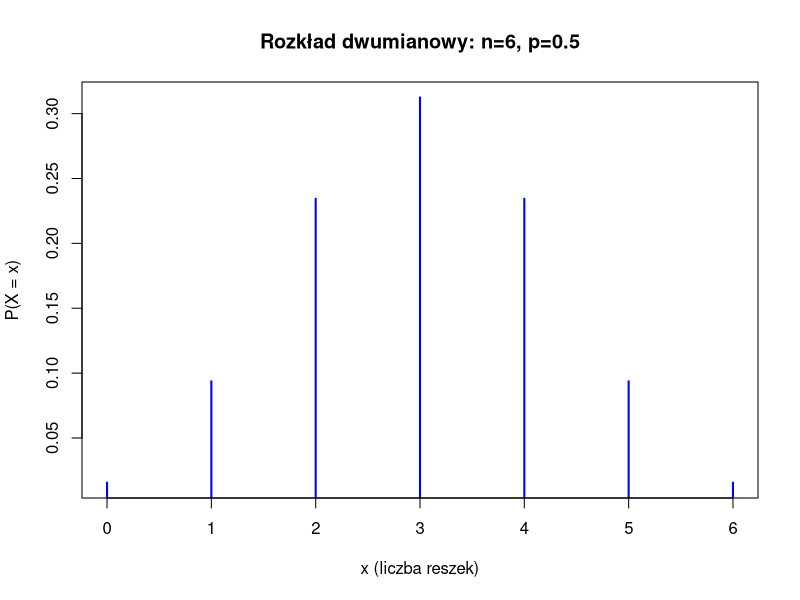
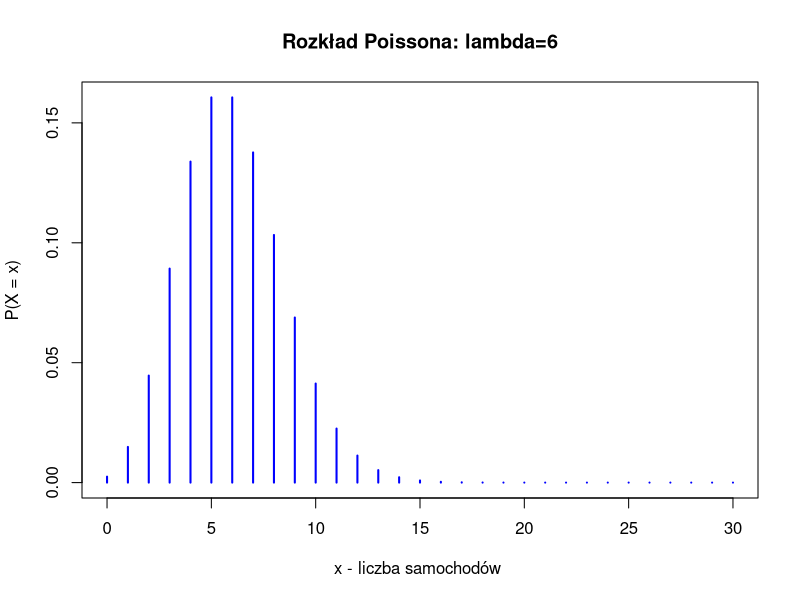
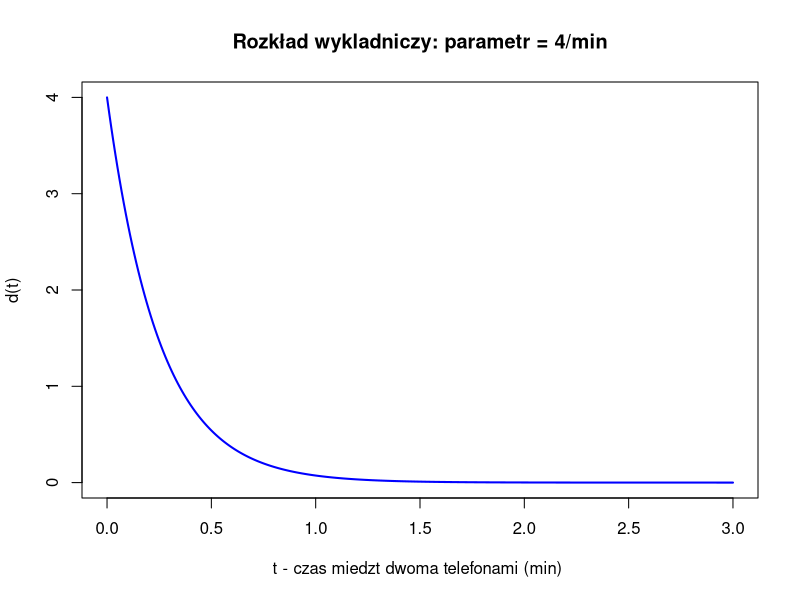

R code for these plots, in order:
#zadanie 1
# n=6 p=0.5
# rozkład dwumianowy dbinom (x,size,prob)

#	Rzucono monetą 6 razy. Niech X będzie liczbą reszek. Wyznaczyć
#P(X = 5)
#P(X ≥ 3)
#P(2 ≤ X ≤ 4)
#Narysować wykres rozkładu zmiennej X (funkcja: plot, type=”h”).


z11 <- dbinom(5,6,0.5)
z12 <- 1 -  pbinom(2,6,0.5) #bo P(x>=3) = 1 - P(x<=2)
z13 <- pbinom(4,6,0.5) - pbinom(1,6,0.5) #w dyskretnych: P(a≤X≤b)=p(X≤a)-p(x≤b-1)

x<- 0:6
z14 <-plot(x, dbinom(x, 6, 0.5), type = "h",
           col = "blue",
           lwd = 2,
           main = "Rozkład dwumianowy: n=6, p=0.5",
           xlab = "x (liczba reszek)",
           ylab = "P(X = x)" )

#	Pewien salon średnio sprzedaje trzy samochody tygodniowo.
#Niech X będzie liczbą samochodów sprzedanych w ciągu 2 tygodni. 
#Zakładając, iż liczba samochodów sprzedanych przez firmę w dowolnym przedziale
#czasu ma rozkład Poissona, wyznaczyć
#P(X = 5)
#P(X ≥ 4)
#P(3 ≤ X ≤ 5)
#Narysować wykres rozkładu zmiennej X dla 0≤x≤30.

z21 <- dpois(5,6)
z22 <- 1-ppois(3,6)
z23 <- ppois(5,6) - ppois(2,6)
x<- 0:30
z24 <-plot(x, dpois(x,6), type = "h",
           col = "blue",
           lwd = 2,
           main = "Rozkład Poissona: lambda=6",
           xlab = "x - liczba samochodów ",
           ylab = "P(X = x)" )

#3. Zmienna X ma rozkład jednostajny na przedziale [4; 12]. Wyznaczyć 
#i) P(X<7)
#ii) P(5<X<11)
#iii) P(X>10)
#iv) Wyznaczyć x taki, że P(X>x)=0.6

z31 <- punif(7,4,12)
z32 <- punif(11,4,12) - punif(5,4,12) # w dyskretnych P(a<x<b) = p(x<b) - p(x<a)
z33 <- 1 - punif(10,4,12)
z34 <- qunif(0.4,4,12) #bo P(X<x) = 1 - 0.6

#	Telefony przychodzą do pewnej centrali losowo z stałą
#intensywnością 4 na minutę. Niech T będzie czasem między dwoma telefonami.
#Wyznaczyć prawdopodobieństwo tego, iż czas między telefonami jest
#większy niż 30s. 
#mniejszy niż 20s.
#między 40 a 80s.
#Wyznaczyć czas t taki, że p’stwo, iż czas między telefonami jest większy niż t wynosi 0,2. 
#Narysować wykres gęstości zmiennej T na przedziale 0≤t≤3.
#[funkcja: plot, type=”l”, wynaczyć gęstość g(t) dla t∈{0,0.01,0.02,…,2.99,3}].


#sekundy należy zamienić na minuty ponieważ labmda = 4/min
z41 <- 1- pexp(0.5,4)
z42 <- pexp(1/3,4)
z43 <- pexp(4/3,4) - pexp(2/3,4) 
z44 <- qexp(0.8,4) #bo P(T<=t) = 1 - P(T>t) = 0.8
x<- seq(0, 3, by = 0.01)
z45 <- plot(x, dexp(x,4), type = "l",
            col = "blue",
            lwd = 2,
            main = "Rozkład wykladniczy: parametr = 4/min",
            xlab = "t - czas miedzt dwoma telefonami (min) ",
            ylab = "d(t)" )

#5.	Wzrost studentów X ma rozkład normalny z wartością oczekiwaną 170cm a 
#wariancja 144cm2. Niech X będzie wzrost losowo wybranego studenta. Wyznaczyć
#i)	P(X > 180)
#ii)	P(X < 165)
#iii)	P(155 < X < 190)
#iv)	Wzrost k, taki że 10% osób jest wyższe niż k.

#E(X) = 170 Var(X) = 144 -> o = 12 

z51 <- 1-pnorm(180, 170,12)
z52 <- pnorm(165, 170, 12)
z53 <- pnorm(190, 170,12) - pnorm(155, 170, 12)
z54 <- qnorm(0.9, 170, 12)

#	Rzucono kostką 180 razy. Niech X będzie liczbą jedynek. Wyznaczyć
#P(X = 27)
#P(X ≥ 32)
#P(X < 29)
#P(25 ≤ X ≤ 33)

z61 <- dbinom(27, 180, 1/6)
z62 <- 1 - pbinom(31, 180, 1/6)
z63 <- pbinom(28, 180, 1/6)
z64 <- pbinom(33, 180, 1/6) - pbinom(24, 180, 1/6)



